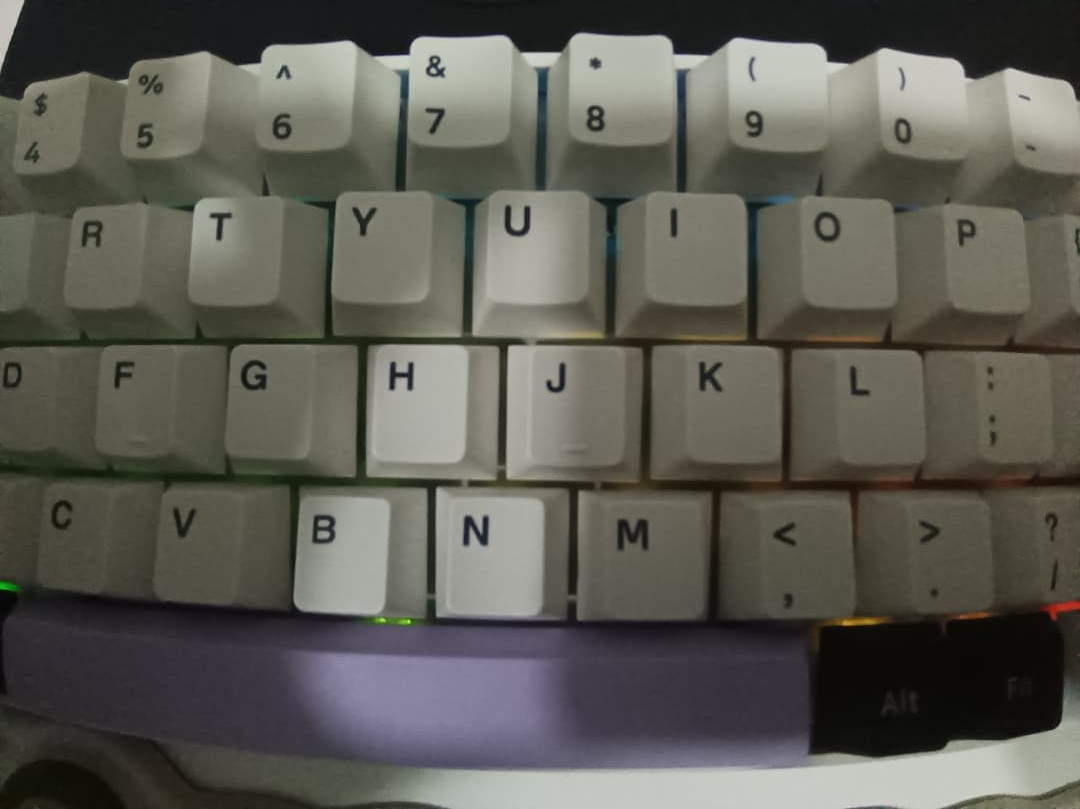
#> input picture camera-calibration/imgs/keyboard (1).jpeg, 1080 x 809 px; its folder holds only this picture in this run
$ python undistort-img.py
#> lines starting #> are read from the running program, lines starting #| are printed output that depends on the picture


import numpy as np
import cv2 as cv
import matplotlib.pyplot as plt
import json
import os

IMG_PATH = "imgs"
OUTPUT_PATH = "undistort-imgs"

os.makedirs(OUTPUT_PATH, exist_ok=True)

# load calibration data saved in JSON format
with open('camera-calib.json', 'r') as jf:
#> (reads camera-calibration/camera-calib.json from the repository)
    calib = json.load(jf)

mtx = np.array(calib['camera_matrix'])
dist = np.array(calib['dist_coeff'])

# read input image
for imgname in os.listdir(IMG_PATH):
    imgpath = os.path.join(IMG_PATH, imgname)
    img = cv.imread(imgpath)
#> img is the input picture: shape (809, 1080, 3); mean B, G, R 83.9, 91.7, 92.4
    if img is None:
        raise FileNotFoundError(f"could not open image {imgpath}")

    h, w = img.shape[:2]
#> h = 809; w = 1080

    # undistort using OpenCV convenience function
    newcameramtx, roi = cv.getOptimalNewCameraMatrix(mtx, dist, (w, h), 1, (w, h))
#> roi = (361, 44, 612, 575)
    undistorted = cv.undistort(img, mtx, dist, None, newcameramtx)
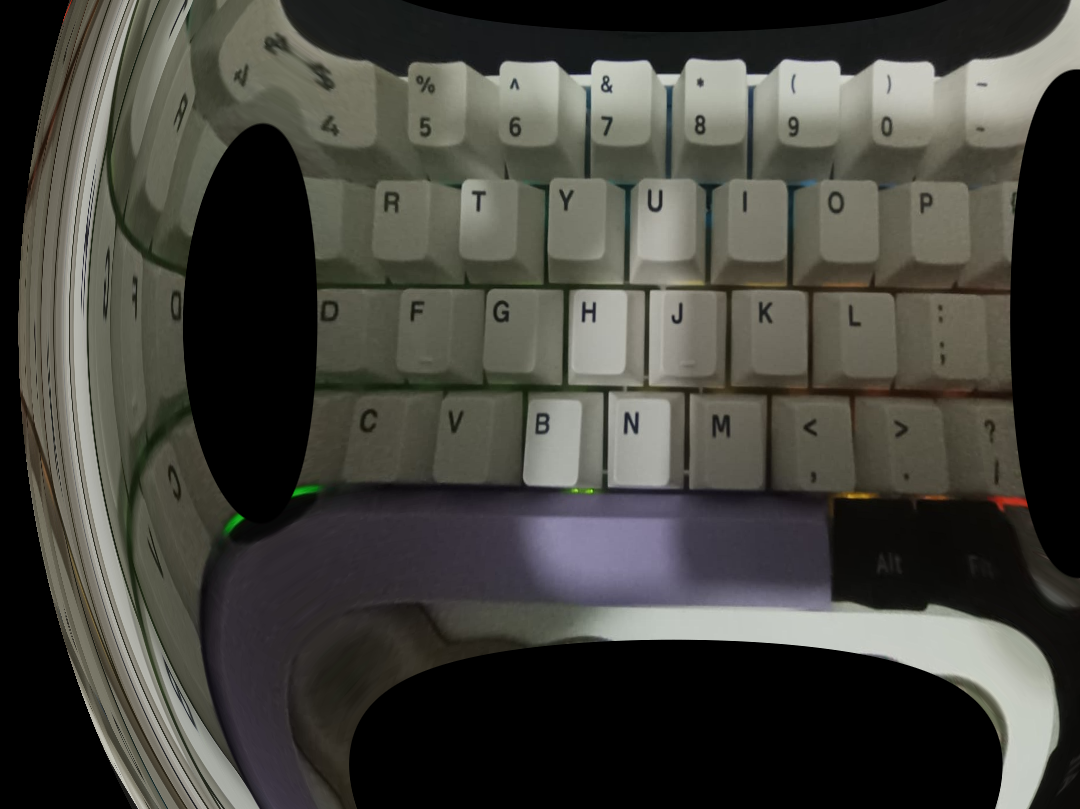
#> undistorted: shape (809, 1080, 3); mean B, G, R 60.5, 66.8, 67.4

    # alternative (often higher quality) method using remapping
    mapx, mapy = cv.initUndistortRectifyMap(mtx, dist, None,
                                            newcameramtx, (w, h), cv.CV_32FC1)
    undistorted2 = cv.remap(img, mapx, mapy, cv.INTER_LINEAR)

    # crop both results to roi
    x, y, w2, h2 = roi
#> x = 361; y = 44; w2 = 612; h2 = 575
    undistorted = undistorted[y:y+h2, x:x+w2]
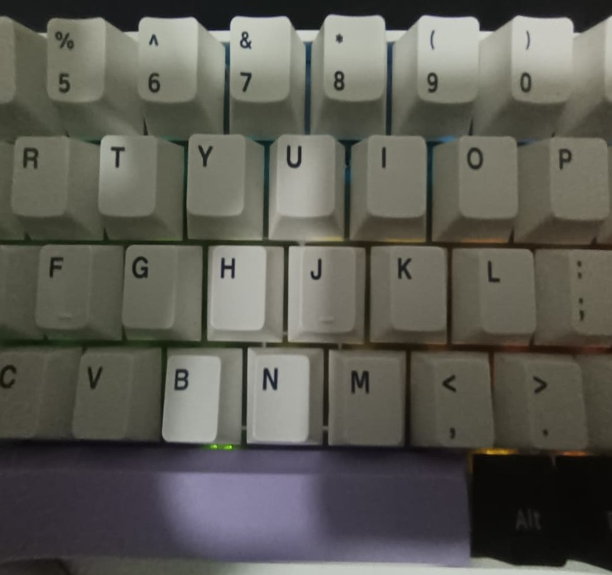
#> undistorted: shape (575, 612, 3); mean B, G, R 84.7, 92.3, 93.1
    undistorted2 = undistorted2[y:y+h2, x:x+w2]
#> undistorted2: shape (575, 612, 3)

    cv.imwrite(os.path.join(OUTPUT_PATH, imgname), undistorted2)

    # display side-by-side using matplotlib
    show = False
    if (show):
        plt.figure(figsize=(10,5))
        plt.subplot(1,3,1)
        plt.title('distorted')
        plt.axis('off')
        plt.imshow(cv.cvtColor(img, cv.COLOR_BGR2RGB))
        plt.subplot(1,3,2)
        plt.title('undistorted')
        plt.axis('off')
        plt.imshow(cv.cvtColor(undistorted, cv.COLOR_BGR2RGB))
        plt.subplot(1,3,3)
        plt.title('undistorted2')
        plt.axis('off')
        plt.imshow(cv.cvtColor(undistorted2, cv.COLOR_BGR2RGB))
        plt.show()
